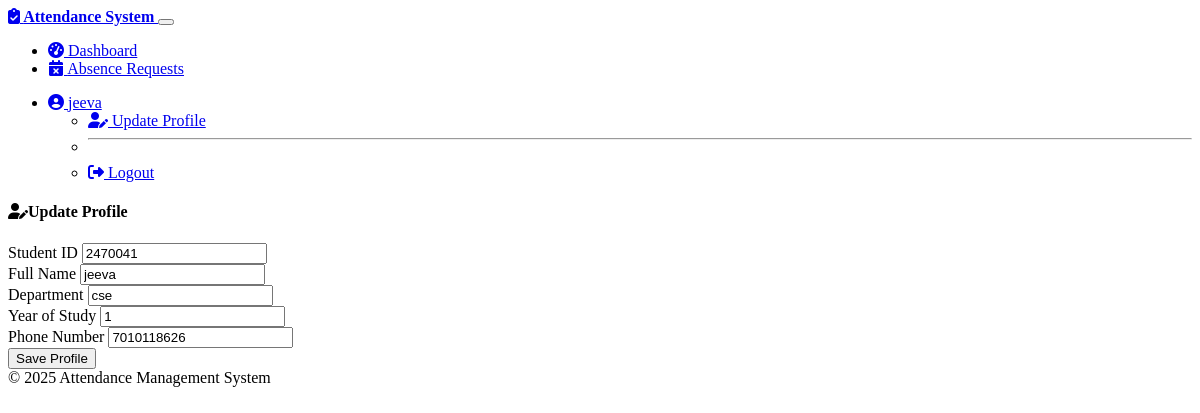
The app's page /update_profile (signed in) with its own data.
### models.py (models this page shows, shortened)
class User(UserMixin, db.Model):
    id = db.Column(db.Integer, primary_key=True)
    username = db.Column(db.String(64), unique=True, nullable=False)
    email = db.Column(db.String(120), unique=True, nullable=False)
    password_hash = db.Column(db.String(256), nullable=False)
    user_type = db.Column(db.String(10), nullable=False)  # 'student' or 'faculty'
    student = db.relationship('Student', backref='user', uselist=False, cascade="all, delete-orphan")
    faculty = db.relationship('Faculty', backref='user', uselist=False, cascade="all, delete-orphan")

class Student(db.Model):
    id = db.Column(db.Integer, primary_key=True)
    user_id = db.Column(db.Integer, db.ForeignKey('user.id'), nullable=False)
    student_id = db.Column(db.String(20), unique=True, nullable=False)
    full_name = db.Column(db.String(100), nullable=False)
    department = db.Column(db.String(100), nullable=False)
    year_of_study = db.Column(db.Integer, nullable=False)
    phone = db.Column(db.String(15), nullable=True)
    enrollments = db.relationship('CourseEnrollment', backref='student', lazy=True, cascade="all, delete-orphan")
    attendance_records = db.relationship('Attendance', backref='student', lazy=True, cascade="all, delete-orphan")
    absence_requests = db.relationship('AbsenceRequest', backref='student', lazy=True, cascade="all, delete-orphan")

### routes.py (the view, shortened to what this page needs)
    @app.route('/update_profile', methods=['GET', 'POST'])
    @login_required
    def update_profile():
        if current_user.user_type == 'student':
            student = Student.query.filter_by(user_id=current_user.id).first()
            if not student:
                return redirect(url_for('create_student_profile'))
            form = StudentProfileForm(obj=student)
            return render_template('register.html',
                                  title='Update Profile',
                                  form=form,
                                  edit_mode=True)

### forms.py (shortened to what this page needs)
class StudentProfileForm(FlaskForm):
    student_id = StringField('Student ID', validators=[DataRequired(), Length(min=3, max=20)])
    full_name = StringField('Full Name', validators=[DataRequired(), Length(max=100)])
    department = StringField('Department', validators=[DataRequired(), Length(max=100)])
    year_of_study = IntegerField('Year of Study', validators=[DataRequired()])
    phone = StringField('Phone Number', validators=[Length(max=15), Optional()])
    submit = SubmitField('Save Profile')

### app.py (called while the page is built)
    @login_manager.user_loader
    def load_user(user_id):
        return User.query.get(int(user_id))

### templates/register.html (shortened to what this page needs)
{% extends "base.html" %}
{% block content %}
<div class="row justify-content-center">
    <div class="col-md-6">
        <div class="card">
            <div class="card-header bg-primary text-white">
                <h4 class="mb-0">
                    {% if edit_mode %}
                        <i class="fas fa-user-edit me-2"></i>Update Profile
                    {% elif 'Student Profile' in title %}
                        <i class="fas fa-user-graduate me-2"></i>Complete Student Profile
                    {% elif 'Faculty Profile' in title %}
                        <i class="fas fa-chalkboard-teacher me-2"></i>Complete Faculty Profile
                    {% else %}
                        <i class="fas fa-user-plus me-2"></i>Register
                    {% endif %}
                </h4>
            </div>
            <div class="card-body">
                <form method="POST" action="">
                    {% if form.student_id is defined %}
                    <div class="mb-3">
                        <label for="student_id" class="form-label">{{ form.student_id.label }}</label>
                        {{ form.student_id(class="form-control", id="student_id") }}
                    </div>
                    {% endif %}
                    {% if form.full_name is defined %}
                    <div class="mb-3">
                        <label for="full_name" class="form-label">{{ form.full_name.label }}</label>
                        {{ form.full_name(class="form-control", id="full_name") }}
                    </div>
                    {% endif %}
                    {% if form.department is defined %}
                    <div class="mb-3">
                        <label for="department" class="form-label">{{ form.department.label }}</label>
                        {{ form.department(class="form-control", id="department") }}
                    </div>
                    {% endif %}
                    {% if form.year_of_study is defined %}
                    <div class="mb-3">
                        <label for="year_of_study" class="form-label">{{ form.year_of_study.label }}</label>
                        {{ form.year_of_study(class="form-control", id="year_of_study") }}
                    </div>
                    {% endif %}
                    {% if form.phone is defined %}
                    <div class="mb-3">
                        <label for="phone" class="form-label">{{ form.phone.label }}</label>
                        {{ form.phone(class="form-control", id="phone") }}
                    </div>
                    {% endif %}
                    <div class="d-grid">
                        {{ form.submit(class="btn btn-primary") }}
                    </div>
                </form>
            </div>
        </div>
    </div>
</div>
{% endblock %}

### templates/base.html (shortened to what this page needs)
<!DOCTYPE html>
<html lang="en" data-bs-theme="dark">
<head>
    <link rel="stylesheet" href="https://cdn.replit.com/agent/bootstrap-agent-dark-theme.min.css">
    <link rel="stylesheet" href="https://cdnjs.cloudflare.com/ajax/libs/font-awesome/6.4.0/css/all.min.css">
    <link rel="stylesheet" href="{{ url_for('static', filename='css/styles.css') }}">
</head>
<body>
    <nav class="navbar navbar-expand-lg navbar-dark bg-dark mb-4">
        <div class="container">
            <a class="navbar-brand" href="{{ url_for('index') }}">
                <i class="fas fa-clipboard-check me-2"></i>
                Attendance System
            </a>
            <button class="navbar-toggler" type="button" data-bs-toggle="collapse" data-bs-target="#navbarNav"
                    aria-controls="navbarNav" aria-expanded="false" aria-label="Toggle navigation">
            </button>
            <div class="collapse navbar-collapse" id="navbarNav">
                <ul class="navbar-nav">
                    {% if current_user.is_authenticated %}
                        {% if current_user.user_type == 'student' %}
                            <li class="nav-item">
                                <a class="nav-link {% if request.endpoint == 'student_dashboard' %}active{% endif %}"
                                   href="{{ url_for('student_dashboard') }}">
                                    <i class="fas fa-tachometer-alt me-1"></i> Dashboard
                                </a>
                            </li>
                            <li class="nav-item">
                                <a class="nav-link {% if request.endpoint == 'view_absence_requests' %}active{% endif %}"
                                   href="{{ url_for('view_absence_requests') }}">
                                    <i class="fas fa-calendar-times me-1"></i> Absence Requests
                                </a>
                            </li>
                        {% endif %}
                    {% endif %}
                </ul>
                <ul class="navbar-nav ms-auto">
                    {% if current_user.is_authenticated %}
                        <li class="nav-item dropdown">
                            <a class="nav-link dropdown-toggle" href="#" id="navbarDropdown" role="button"
                               data-bs-toggle="dropdown" aria-expanded="false">
                                <i class="fas fa-user-circle me-1"></i>
                                {{ current_user.username }}
                            </a>
                            <ul class="dropdown-menu dropdown-menu-end" aria-labelledby="navbarDropdown">
                                <li>
                                    <a class="dropdown-item" href="{{ url_for('update_profile') }}">
                                        <i class="fas fa-user-edit me-1"></i> Update Profile
                                    </a>
                                </li>
                                <li>
                                    <hr class="dropdown-divider">
                                </li>
                                <li>
                                    <a class="dropdown-item" href="{{ url_for('logout') }}">
                                        <i class="fas fa-sign-out-alt me-1"></i> Logout
                                    </a>
                                </li>
                            </ul>
                        </li>
                    {% endif %}
                </ul>
            </div>
        </div>
    </nav>
    <div class="container mb-4">
        {% block content %}{% endblock %}
    </div>
    <footer class="footer mt-auto py-3 bg-dark">
        <div class="container text-center">
            <span class="text-muted">&copy; 2025 Attendance Management System</span>
        </div>
    </footer>
</body>
</html>

### static/css/styles.css (style rules this page uses)
.navbar-brand { font-weight: 600; }
.card-header { font-weight: 500; }

### records on screen
User: username "jeeva"
Student: student_id "2470041", full_name "jeeva", department "cse", year_of_study "1", phone "7010118626"
